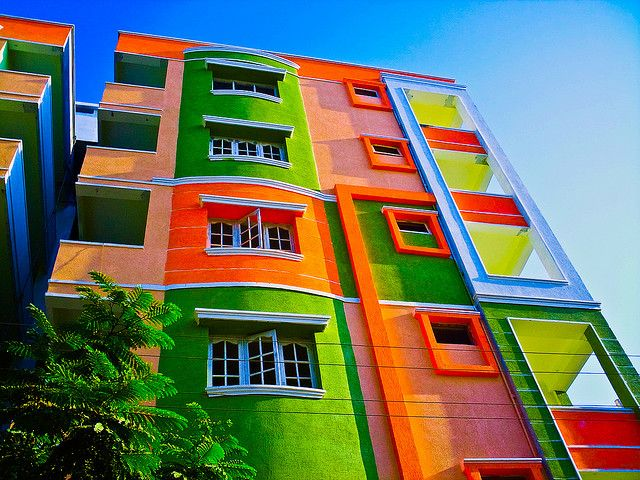
#> input picture Coding/images/building.jpg, 640 x 480 px, found by its file name
$ python thresholding.py
#> lines starting #> are read from the running program, lines starting #| are printed output that depends on the picture
import cv2 as cv
import numpy as np

# LOAD THE IMAGE
img = cv.imread("images/building.jpg")
#> img is the input picture: shape (480, 640, 3); mean B, G, R 96.4, 116.3, 107.2
# cv.imshow("Building", img)

# CONVERT TO GRAYSCALE
gray = cv.cvtColor(img, cv.COLOR_BGR2GRAY)
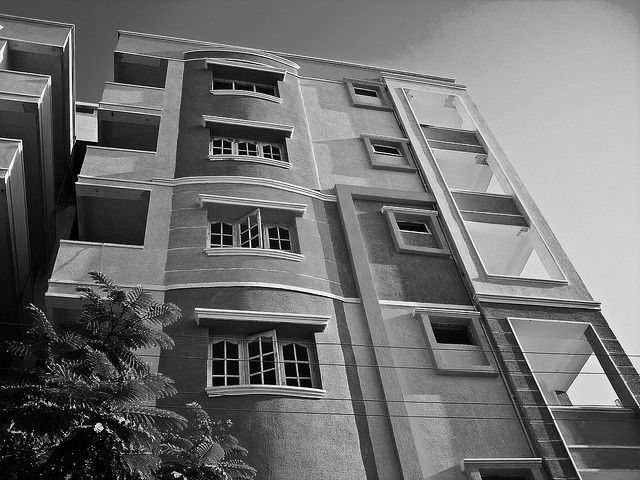
#> gray: shape (480, 640); min 0, max 255, mean 111.3
# cv.imshow("Gray", gray)

# SIMPLE THRESHOLDING ((pixels below threshold_value become 0, and above become 255)
# threshold_value = 100
# threshold, thresh = cv.threshold(gray, threshold_value, 255, cv.THRESH_BINARY)
# cv.imshow("Simple Thresholded", thresh)

# INVERSE THRESHOLDING ((pixels below threshold_value become 0, and above become 255) (Detail page)
# threshold_value = 100
# threshold, thresh_inv = cv.threshold(gray, threshold_value, 255, cv.THRESH_BINARY_INV)
# cv.imshow("Inverse Thresholded", thresh_inv)

# ADAPTIVE THRESHOLDING (TO FIND THE LOCAL THRESHOLD VALUE FOR EACH PIXEL AUTOMATICALLY) (11 HERE IS KERNAL SIZE TO CALC THE NEIGHBOURHOOD PIXELS STRENGTH TO FIND THE THRESHVALUE --> SHOULD BE ODD) (3 SUBTRACTS FROM THE MEAN VALUE TO FIND THE THRESHOLD VALUE) (255 IS THE MAX VALUE)
# TO FIND ADAPTIVE THRESHOLD FOR INVERSE JUST CHANGE THE LAST PARAMETER TO cv.THRESH_BINARY_INV
# cv.ADAPTIVE_THRESH_MEAN_C ==> CAN ALSO cv.ADAPTIVE_THRESH_GAUSSIAN_C => USES GAUSSIAN WEIGHTED SUM OF NEIGHBOURHOOD PIXELS
adaptive_thresh = cv.adaptiveThreshold(gray, 255, cv.ADAPTIVE_THRESH_GAUSSIAN_C, cv.THRESH_BINARY, 11, 3)
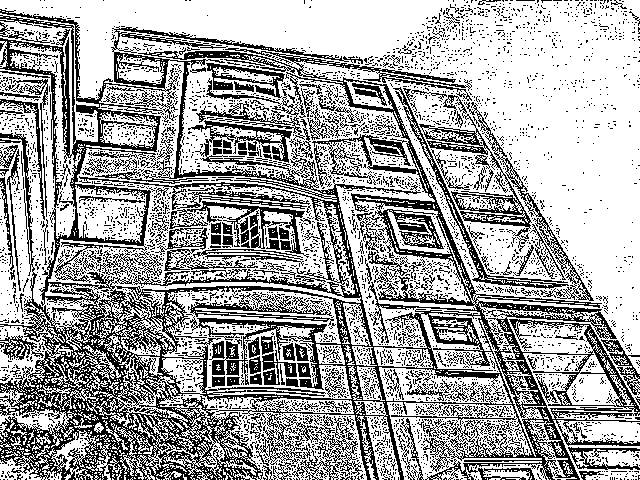
#> adaptive_thresh: shape (480, 640); 65.1% white; black in thin lines or dots
cv.imshow("Adaptive Thresholded", adaptive_thresh)

cv.waitKey(0)

$ run again, with Coding/images/cat.jpg copied over Coding/images/building.jpg
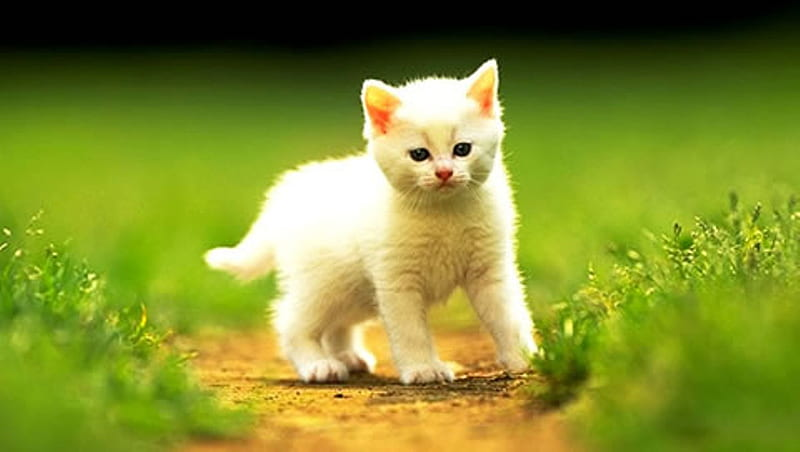
#> input picture Coding/images/cat.jpg, 800 x 452 px, found by its file name
#> img is the input picture: shape (452, 800, 3); mean B, G, R 45.3, 140.6, 129
#> `gray = cv.cvtColor(img, cv.COLOR_BGR2GRAY)`:
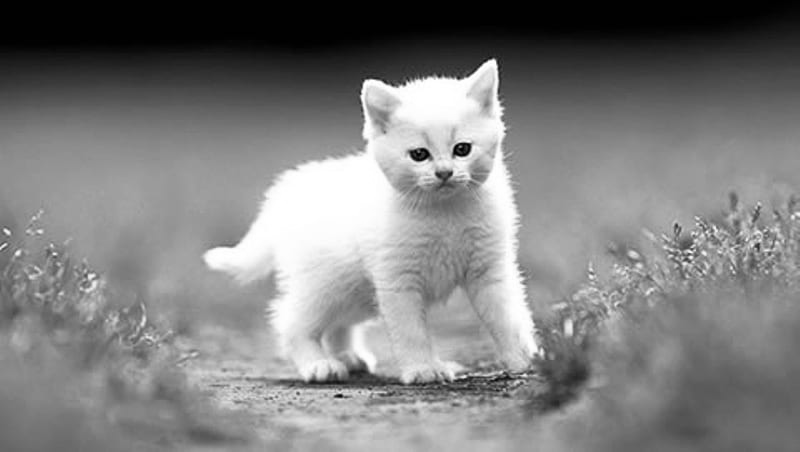
#> gray: shape (452, 800); min 0, max 255, mean 126.3
#> `adaptive_thresh = cv.adaptiveThreshold(gray, 255, cv.ADAPTIVE_THRESH_G..`:
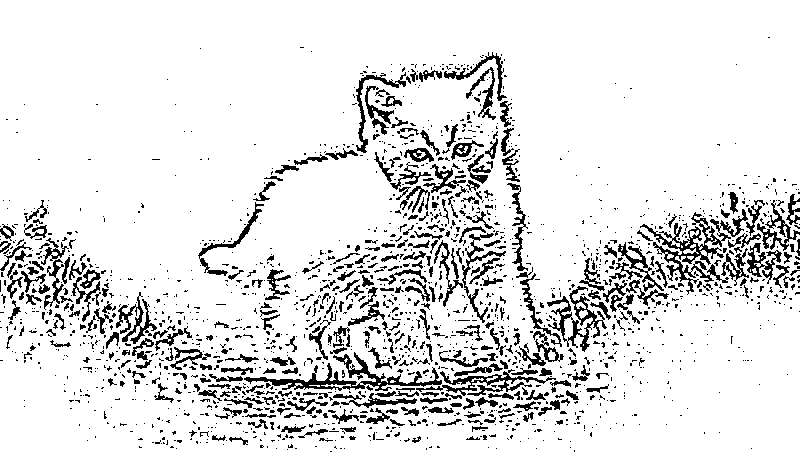
#> adaptive_thresh: shape (452, 800); 88.5% white; black in thin lines or dots

$ run again, with Coding/images/home.jpg copied over Coding/images/building.jpg
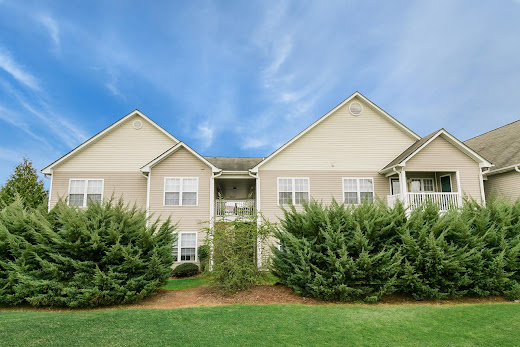
#> input picture Coding/images/home.jpg, 520 x 347 px, found by its file name
#> img is the input picture: shape (347, 520, 3); mean B, G, R 142.8, 148.4, 124.5
#> `gray = cv.cvtColor(img, cv.COLOR_BGR2GRAY)`:
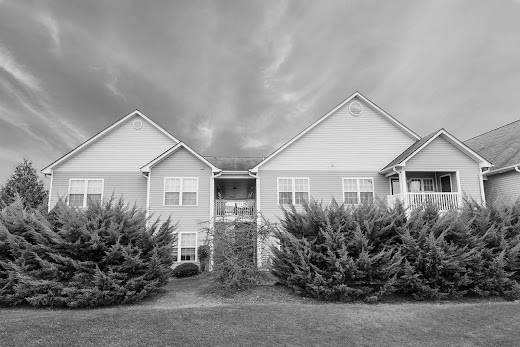
#> gray: shape (347, 520); min 0, max 254, mean 140.6
#> `adaptive_thresh = cv.adaptiveThreshold(gray, 255, cv.ADAPTIVE_THRESH_G..`:
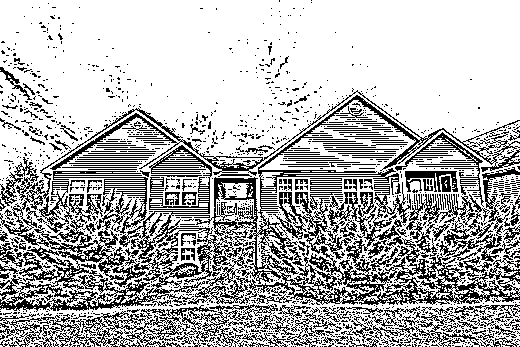
#> adaptive_thresh: shape (347, 520); 71.4% white; black in thin lines or dots

$ run again, with Coding/images/scene.jpg copied over Coding/images/building.jpg
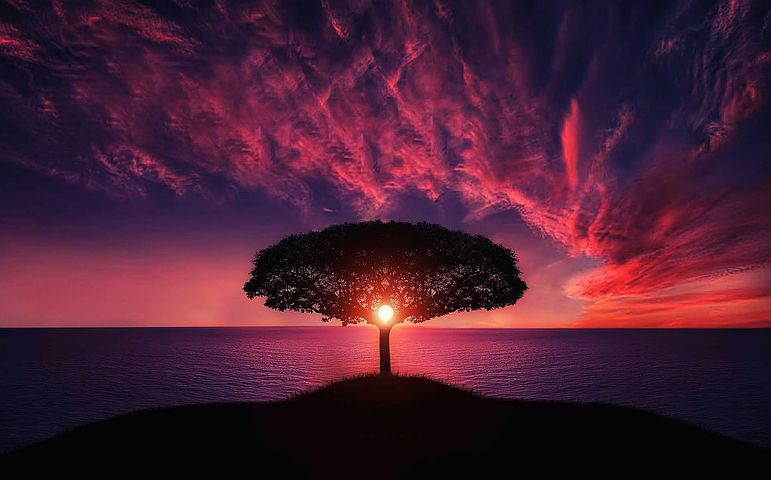
#> input picture Coding/images/scene.jpg, 771 x 480 px, found by its file name
#> img is the input picture: shape (480, 771, 3); mean B, G, R 51.3, 30.4, 73.7
#> `gray = cv.cvtColor(img, cv.COLOR_BGR2GRAY)`:
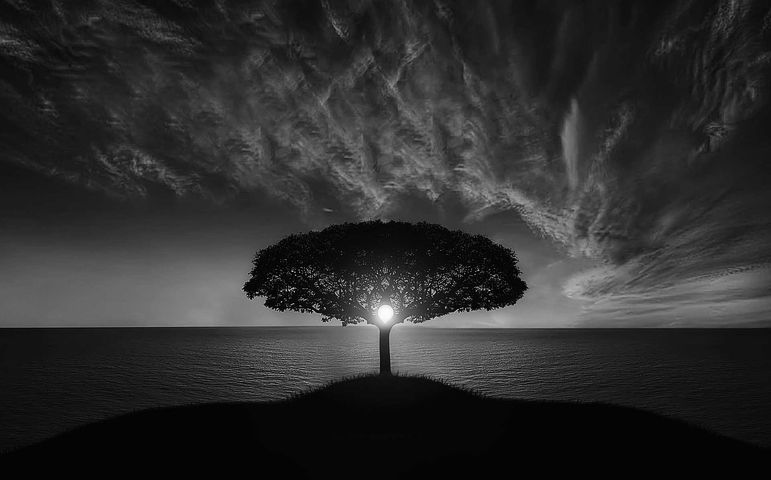
#> gray: shape (480, 771); min 0, max 254, mean 45.7
#> `adaptive_thresh = cv.adaptiveThreshold(gray, 255, cv.ADAPTIVE_THRESH_G..`:
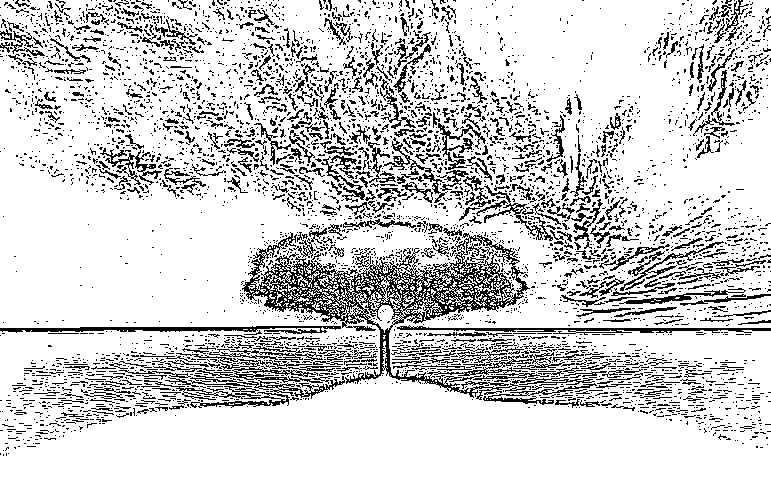
#> adaptive_thresh: shape (480, 771); 81.9% white; black in thin lines or dots
